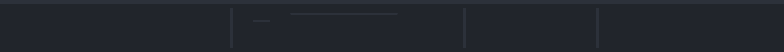
           <widget class="QFrame" name="content_tool_bar">
            <property name="enabled">
             <bool>true</bool>
            </property>
            <property name="sizePolicy">
             <sizepolicy hsizetype="Expanding" vsizetype="Expanding">
              <horstretch>0</horstretch>
              <verstretch>0</verstretch>
             </sizepolicy>
            </property>
            <property name="minimumSize">
             <size>
              <width>0</width>
              <height>50</height>
             </size>
            </property>
            <property name="maximumSize">
             <size>
              <width>16777215</width>
              <height>50</height>
             </size>
            </property>
            <property name="styleSheet">
             <string notr="true">border-top: 2px solid rgb(44, 49, 58);
background-color: rgb(33, 37, 43);
</string>
            </property>
            <layout class="QVBoxLayout" name="content_tool_bar_layout">
             <property name="spacing">
              <number>0</number>
             </property>
             <property name="sizeConstraint">
              <enum>QLayout::SetMinAndMaxSize</enum>
             </property>
             <property name="leftMargin">
              <number>0</number>
             </property>
             <property name="topMargin">
              <number>0</number>
             </property>
             <property name="rightMargin">
              <number>0</number>
             </property>
             <property name="bottomMargin">
              <number>0</number>
             </property>
             <item>
              <widget class="QFrame" name="toolbar_container">
               <property name="minimumSize">
                <size>
                 <width>0</width>
                 <height>50</height>
                </size>
               </property>
               <property name="maximumSize">
                <size>
                 <width>16777215</width>
                 <height>50</height>
                </size>
               </property>
               <property name="styleSheet">
                <string notr="true">QPushButton { background-color: rgba(255, 255, 255, 0); border: none;  border-radius: 5px; }
QPushButton:hover { background-color: rgba(255, 255, 255, 0.5); border-style: solid; border-radius: 4px; }
QPushButton:pressed { background-color: rgb(23, 26, 30); border-style: solid; border-radius: 4px; }</string>
               </property>
               <property name="lineWidth">
                <number>0</number>
               </property>
               <layout class="QHBoxLayout" name="tool_bar_container_layout">
                <property name="spacing">
                 <number>0</number>
                </property>
                <property name="leftMargin">
                 <number>0</number>
                </property>
                <property name="topMargin">
                 <number>0</number>
                </property>
                <property name="rightMargin">
                 <number>0</number>
                </property>
                <property name="bottomMargin">
                 <number>0</number>
                </property>
                <item>
                 <layout class="QHBoxLayout" name="toolbar_left">
                  <property name="spacing">
                   <number>30</number>
                  </property>
                  <property name="leftMargin">
                   <number>20</number>
                  </property>
                  <property name="rightMargin">
                   <number>20</number>
                  </property>
                  <item>
                   <widget class="QPushButton" name="back_button">
                    <property name="enabled">
                     <bool>true</bool>
                    </property>
                    <property name="minimumSize">
                     <size>
                      <width>25</width>
                      <height>25</height>
                     </size>
                    </property>
                    <property name="maximumSize">
                     <size>
                      <width>25</width>
                      <height>25</height>
                     </size>
                    </property>
                    <property name="toolTip">
                     <string>Back to previous page</string>
                    </property>
                    <property name="styleSheet">
                     <string notr="true"/>
                    </property>
                    <property name="text">
                     <string/>
                    </property>
                    <property name="icon">
                     <iconset>
                      <normalon>../images/toolbar/back.png</normalon>
                      <disabledon>../images/toolbar/back-disabled.png</disabledon>
                     </iconset>
                    </property>
                    <property name="iconSize">
                     <size>
                      <width>25</width>
                      <height>25</height>
                     </size>
                    </property>
                   </widget>
                  </item>
                  <item>
                   <widget class="QPushButton" name="forward_button">
                    <property name="maximumSize">
                     <size>
                      <width>25</width>
                      <height>25</height>
                     </size>
                    </property>
                    <property name="toolTip">
                     <string>Forward to next page</string>
                    </property>
                    <property name="text">
                     <string/>
                    </property>
                    <property name="icon">
                     <iconset>
                      <normalon>../images/toolbar/forward.png</normalon>
                      <disabledon>../images/toolbar/forward-disabled.png</disabledon>
                     </iconset>
                    </property>
                    <property name="iconSize">
                     <size>
                      <width>25</width>
                      <height>25</height>
                     </size>
                    </property>
                   </widget>
                  </item>
                  <item>
                   <widget class="QPushButton" name="reload_button">
                    <property name="enabled">
                     <bool>true</bool>
                    </property>
                    <property name="minimumSize">
                     <size>
                      <width>25</width>
                      <height>25</height>
                     </size>
                    </property>
                    <property name="maximumSize">
                     <size>
                      <width>25</width>
                      <height>25</height>
                     </size>
                    </property>
                    <property name="toolTip">
                     <string>Reload page</string>
                    </property>
                    <property name="text">
                     <string/>
                    </property>
                    <property name="icon">
                     <iconset>
                      <normalon>../images/toolbar/reload.png</normalon>
                      <disabledon>../images/toolbar/reload-disabled.png</disabledon>
                     </iconset>
                    </property>
                    <property name="iconSize">
                     <size>
                      <width>25</width>
                      <height>25</height>
                     </size>
                    </property>
                   </widget>
                  </item>
                  <item>
                   <widget class="QPushButton" name="home_button">
                    <property name="enabled">
                     <bool>true</bool>
                    </property>
                    <property name="maximumSize">
                     <size>
                      <width>25</width>
                      <height>25</height>
                     </size>
                    </property>
                    <property name="toolTip">
                     <string>Go home</string>
                    </property>
                    <property name="text">
                     <string/>
                    </property>
                    <property name="icon">
                     <iconset>
                      <normalon>../images/toolbar/home.png</normalon>
                      <disabledon>../images/toolbar/home-disabled.png</disabledon>
                     </iconset>
                    </property>
                    <property name="iconSize">
                     <size>
                      <width>25</width>
                      <height>25</height>
                     </size>
                    </property>
                   </widget>
                  </item>
                 </layout>
                </item>
                <item>
                 <layout class="QHBoxLayout" name="tool_bar_center">
                  <property name="spacing">
                   <number>20</number>
                  </property>
                  <property name="leftMargin">
                   <number>0</number>
                  </property>
                  <item>
                   <widget class="Line" name="separator_url_bar_left">
                    <property name="minimumSize">
                     <size>
                      <width>0</width>
                      <height>0</height>
                     </size>
                    </property>
                    <property name="maximumSize">
                     <size>
                      <width>16777215</width>
                      <height>40</height>
                     </size>
                    </property>
                    <property name="styleSheet">
                     <string notr="true">background-color: rgb(44, 49, 58);</string>
                    </property>
                    <property name="frameShadow">
                     <enum>QFrame::Plain</enum>
                    </property>
                    <property name="lineWidth">
                     <number>2</number>
                    </property>
                    <property name="midLineWidth">
                     <number>0</number>
                    </property>
                    <property name="orientation">
                     <enum>Qt::Vertical</enum>
                    </property>
                   </widget>
                  </item>
                  <item>
                   <widget class="QLabel" name="httpsIcon">
                    <property name="minimumSize">
                     <size>
                      <width>17</width>
                      <height>17</height>
                     </size>
                    </property>
                    <property name="maximumSize">
                     <size>
                      <width>16</width>
                      <height>16</height>
                     </size>
                    </property>
                    <property name="lineWidth">
                     <number>0</number>
                    </property>
                    <property name="text">
                     <string/>
                    </property>
                    <property name="pixmap">
                     <pixmap>../images/toolbar/lock-open.png</pixmap>
                    </property>
                    <property name="scaledContents">
                     <bool>false</bool>
                    </property>
                   </widget>
                  </item>
                  <item>
                   <widget class="QLineEdit" name="url_line_edit">
                    <property name="minimumSize">
                     <size>
                      <width>0</width>
                      <height>30</height>
                     </size>
                    </property>
                    <property name="maximumSize">
                     <size>
                      <width>16777215</width>
                      <height>30</height>
                     </size>
                    </property>
                   </widget>
                  </item>
                  <item>
                   <widget class="QPushButton" name="stop_button">
                    <property name="maximumSize">
                     <size>
                      <width>25</width>
                      <height>25</height>
                     </size>
                    </property>
                    <property name="toolTip">
                     <string>Stop loading current page</string>
                    </property>
                    <property name="text">
                     <string/>
                    </property>
                    <property name="icon">
                     <iconset>
                      <normalon>../images/toolbar/close.png</normalon>
                      <disabledon>../images/toolbar/close-disabled.png</disabledon>
                     </iconset>
                    </property>
                    <property name="iconSize">
                     <size>
                      <width>25</width>
                      <height>25</height>
                     </size>
                    </property>
                   </widget>
                  </item>
                  <item>
                   <widget class="Line" name="separator_url_bar_right">
                    <property name="minimumSize">
                     <size>
                      <width>0</width>
                      <height>0</height>
                     </size>
                    </property>
                    <property name="maximumSize">
                     <size>
                      <width>16777215</width>
                      <height>40</height>
                     </size>
                    </property>
                    <property name="styleSheet">
                     <string notr="true">background-color: rgb(44, 49, 58);</string>
                    </property>
                    <property name="lineWidth">
                     <number>2</number>
                    </property>
                    <property name="midLineWidth">
                     <number>0</number>
                    </property>
                    <property name="orientation">
                     <enum>Qt::Vertical</enum>
                    </property>
                   </widget>
                  </item>
                 </layout>
                </item>
                <item>
                 <layout class="QHBoxLayout" name="tool_bar_right">
                  <property name="spacing">
                   <number>30</number>
                  </property>
                  <property name="leftMargin">
                   <number>20</number>
                  </property>
                  <property name="rightMargin">
                   <number>20</number>
                  </property>
                  <item>
                   <widget class="QPushButton" name="start_acquisition_button">
                    <property name="enabled">
                     <bool>true</bool>
                    </property>
                    <property name="maximumSize">
                     <size>
                      <width>25</width>
                      <height>25</height>
                     </size>
                    </property>
                    <property name="toolTip">
                     <string>Start acquisition</string>
                    </property>
                    <property name="statusTip">
                     <string/>
                    </property>
                    <property name="text">
                     <string/>
                    </property>
                    <property name="icon">
                     <iconset>
                      <normalon>../images/toolbar/start.png</normalon>
                      <disabledon>../images/toolbar/start-disabled.png</disabledon>
                     </iconset>
                    </property>
                    <property name="iconSize">
                     <size>
                      <width>25</width>
                      <height>25</height>
                     </size>
                    </property>
                   </widget>
                  </item>
                  <item>
                   <widget class="QPushButton" name="stop_acquisition_button">
                    <property name="enabled">
                     <bool>false</bool>
                    </property>
                    <property name="maximumSize">
                     <size>
                      <width>25</width>
                      <height>25</height>
                     </size>
                    </property>
                    <property name="toolTip">
                     <string>Stop acquisition</string>
                    </property>
                    <property name="statusTip">
                     <string/>
                    </property>
                    <property name="text">
                     <string/>
                    </property>
                    <property name="icon">
                     <iconset>
                      <normalon>../images/toolbar/stop.png</normalon>
                      <disabledon>../images/toolbar/stop-disabled.png</disabledon>
                     </iconset>
                    </property>
                    <property name="iconSize">
                     <size>
                      <width>25</width>
                      <height>25</height>
                     </size>
                    </property>
                   </widget>
                  </item>
                  <item>
                   <widget class="Line" name="separator_screen_shot">
                    <property name="minimumSize">
                     <size>
                      <width>0</width>
                      <height>40</height>
                     </size>
                    </property>
                    <property name="maximumSize">
                     <size>
                      <width>16777215</width>
                      <height>40</height>
                     </size>
                    </property>
                    <property name="styleSheet">
                     <string notr="true">background-color: rgb(44, 49, 58);</string>
                    </property>
                    <property name="lineWidth">
                     <number>2</number>
                    </property>
                    <property name="orientation">
                     <enum>Qt::Vertical</enum>
                    </property>
                   </widget>
                  </item>
                  <item>
                   <widget class="QPushButton" name="screenshot_visible_area_button">
                    <property name="enabled">
                     <bool>false</bool>
                    </property>
                    <property name="maximumSize">
                     <size>
                      <width>25</width>
                      <height>25</height>
                     </size>
                    </property>
                    <property name="toolTip">
                     <string>Take a screenshot on view area</string>
                    </property>
                    <property name="text">
                     <string/>
                    </property>
                    <property name="icon">
                     <iconset>
                      <normalon>../images/toolbar/camera.png</normalon>
                      <disabledon>../images/toolbar/camera-disabled.png</disabledon>
                     </iconset>
                    </property>
                    <property name="iconSize">
                     <size>
                      <width>25</width>
                      <height>25</height>
                     </size>
                    </property>
                   </widget>
                  </item>
                  <item>
                   <widget class="QPushButton" name="screenshot_selected_area_button">
                    <property name="enabled">
                     <bool>false</bool>
                    </property>
                    <property name="maximumSize">
                     <size>
                      <width>25</width>
                      <height>25</height>
                     </size>
                    </property>
                    <property name="toolTip">
                     <string>Take a screenshot on the selected area</string>
                    </property>
                    <property name="statusTip">
                     <string/>
                    </property>
                    <property name="text">
                     <string/>
                    </property>
                    <property name="icon">
                     <iconset>
                      <normalon>../images/toolbar/select.png</normalon>
                      <disabledon>../images/toolbar/select-disabled.png</disabledon>
                     </iconset>
                    </property>
                    <property name="iconSize">
                     <size>
                      <width>25</width>
                      <height>25</height>
                     </size>
                    </property>
                   </widget>
                  </item>
                  <item>
                   <widget class="QPushButton" name="screenshot_full_page_button">
                    <property name="enabled">
                     <bool>false</bool>
                    </property>
                    <property name="minimumSize">
                     <size>
                      <width>25</width>
                      <height>25</height>
                     </size>
                    </property>
                    <property name="maximumSize">
                     <size>
                      <width>25</width>
                      <height>25</height>
                     </size>
                    </property>
                    <property name="toolTip">
                     <string>Take a full page screenshot</string>
                    </property>
                    <property name="text">
                     <string/>
                    </property>
                    <property name="icon">
                     <iconset>
                      <normalon>../images/toolbar/scroll.png</normalon>
                      <disabledon>../images/toolbar/scroll-disabled.png</disabledon>
                     </iconset>
                    </property>
                    <property name="iconSize">
                     <size>
                      <width>25</width>
                      <height>25</height>
                     </size>
                    </property>
                   </widget>
                  </item>
                 </layout>
                </item>
               </layout>
              </widget>
             </item>
            </layout>
           </widget>
